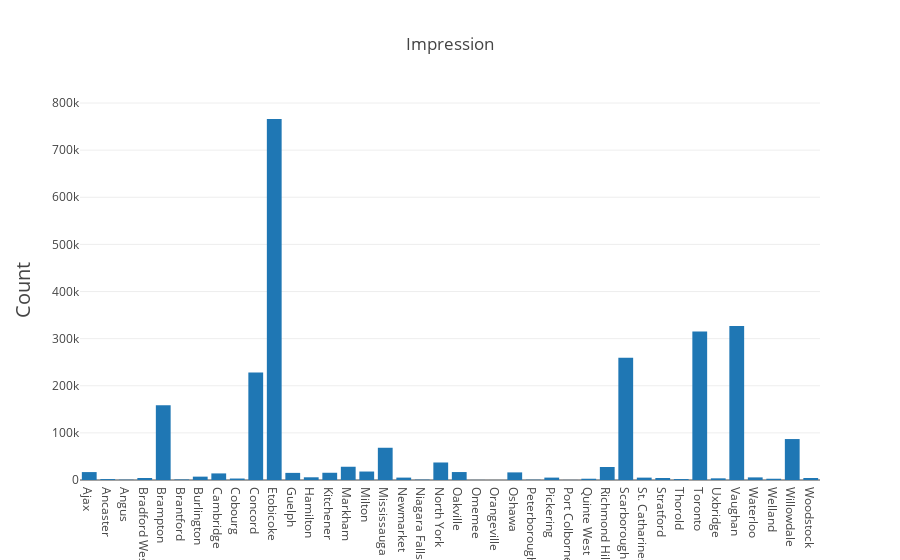

Write notebook code for a chart like this one.
### Code cell
series=df_1.groupby(['city'])['mac_addr'].count()

x=['Ajax', 'Ancaster', 'Angus', 'Bradford West Gwillimbury', 'Brampton',
       'Brantford', 'Burlington', 'Cambridge', 'Cobourg', 'Concord',
       'Etobicoke', 'Guelph', 'Hamilton', 'Kitchener', 'Markham', 'Milton',
       'Mississauga', 'Newmarket', 'Niagara Falls', 'North York', 'Oakville',
       'Omemee', 'Orangeville', 'Oshawa', 'Peterborough', 'Pickering',
       'Port Colborne', 'Quinte West', 'Richmond Hill', 'Scarborough',
       'St. Catharines', 'Stratford', 'Thorold', 'Toronto', 'Uxbridge',
       'Vaughan', 'Waterloo', 'Welland', 'Willowdale', 'Woodstock']

y=[ 16812,   1963,    724,   4246, 158652,   1129,   7132,  13987,
         3120, 228202, 766126,  15116,   5743,  15369,  28130,  17977,
        68428,   5089,    826,  37169,  16862,    182,     91,  16140,
          622,   5083,    197,   2687,  27656, 259327,   5024,   4312,
         1984, 315018,   3535, 326827,   5545,   2670,  86914,   4251]

data = [go.Bar(x=x, y=y)]

layout = go.Layout(
    title='Impression',
    
    xaxis=dict(title='',tickfont=dict(size=12)), 
    
    yaxis=dict(title='Count',titlefont=dict(size=20)))
    
   
fig = go.Figure(data=data, layout=layout)

iplot(fig, filename='style-bar')

### Figure 1 — Plotly figure (JSON) as saved in the notebook; plotly's stock layout.template omitted (floating-point values rounded to 4 significant figures)
{"data": [{"type": "bar", "uid": "18db2bef-84a1-46a4-983b-f66cdd075463", "x": ["Ajax", "Ancaster", "Angus", "Bradford West Gwillimbury", "Brampton", "Brantford", "Burlington", "Cambridge", "Cobourg", "Concord", "Etobicoke", "Guelph", "Hamilton", "Kitchener", "Markham", "Milton", "Mississauga", "Newmarket", "Niagara Falls", "North York", "Oakville", "Omemee", "Orangeville", "Oshawa", "Peterborough", "Pickering", "Port Colborne", "Quinte West", "Richmond Hill", "Scarborough", "St. Catharines", "Stratford", "Thorold", "Toronto", "Uxbridge", "Vaughan", "Waterloo", "Welland", "Willowdale", "Woodstock"], "y": [16812, 1963, 724, 4246, 158652, 1129, 7132, 13987, 3120, 228202, 766126, 15116, 5743, 15369, 28130, 17977, 68428, 5089, 826, 37169, 16862, 182, 91, 16140, 622, 5083, 197, 2687, 27656, 259327, 5024, 4312, 1984, 315018, 3535, 326827, 5545, 2670, 86914, 4251]}], "layout": {"title": {"text": "Impression"}, "xaxis": {"tickfont": {"size": 12}, "title": {"text": ""}}, "yaxis": {"title": {"font": {"size": 20}, "text": "Count"}}}}
